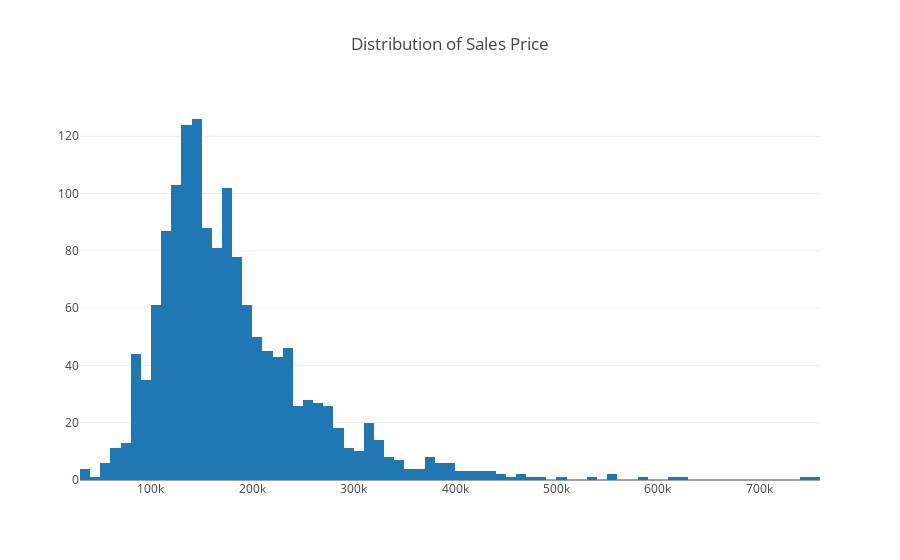

Write notebook code for a chart like this one.
### Markdown cell above
The distribution of sales price is right skewed, with a median price at 163000 and mean at 180921.

### Code cell
data = [go.Histogram(x=train['SalePrice'])]
layout = go.Layout(title='Distribution of Sales Price')
fig=go.Figure(data=data,layout=layout)
off.iplot(fig)

### Figure 1 — Plotly figure (JSON) as saved in the notebook; plotly's stock layout.template omitted (floating-point values rounded to 4 significant figures; data arrays with more than 128 entries replaced by an {"elided": "..."} marker saying what was removed)
{"data": [{"type": "histogram", "x": {"elided": "1460 int values"}}], "layout": {"title": "Distribution of Sales Price"}}
